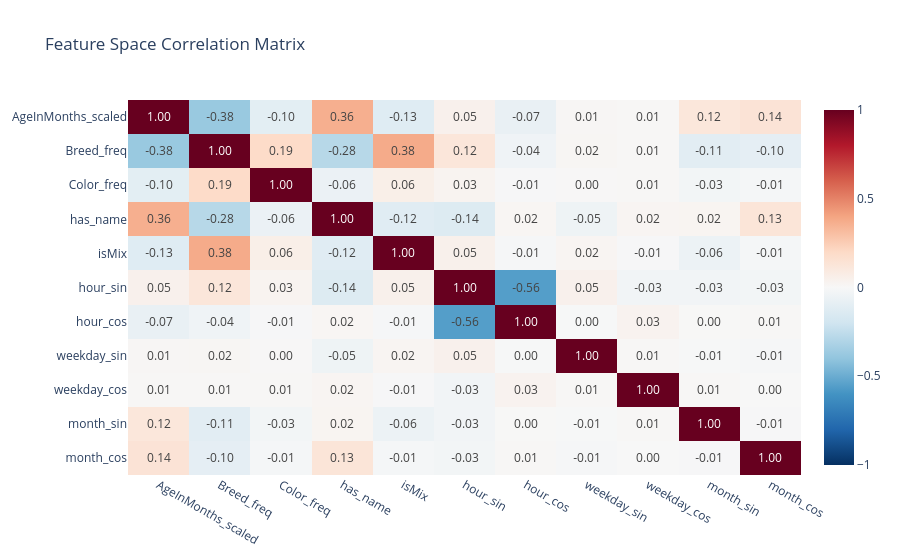

Write notebook code for a chart like this one.
### Code cell
"""
Analyze the final feature space dimensions, compute and visualize the correlation 
matrix of numerical and binary features, and automatically detect highly correlated 
feature pairs to handle potential multicollinearity issues.
"""
# Prepare dataset for correlation (exclude 'fold' and non-numeric columns if any)
df_corr = train_transformed.copy()
if "fold" in df_corr.columns:
  df_corr = df_corr.drop(columns=["fold"])

print("=== FEATURE SPACE DIMENSIONS ===")
print(f"Number of rows (samples): {df_corr.shape[0]}")
print(f"Number of columns (features + target): {df_corr.shape[1]}")
print("\nList of available features:")
for col in df_corr.columns:
  print(f" - {col}")

if "DateTime_hour" in df_corr.columns:
    df_corr['hour_sin'] = np.sin(2 * np.pi * df_corr['DateTime_hour'] / 24)
    df_corr['hour_cos'] = np.cos(2 * np.pi * df_corr['DateTime_hour'] / 24)
    df_corr = df_corr.drop(columns=['DateTime_hour'])

if "DateTime_weekday" in df_corr.columns:
    df_corr['weekday_sin'] = np.sin(2 * np.pi * df_corr['DateTime_weekday'] / 7)
    df_corr['weekday_cos'] = np.cos(2 * np.pi * df_corr['DateTime_weekday'] / 7)
    df_corr = df_corr.drop(columns=['DateTime_weekday'])

if "DateTime_month" in df_corr.columns:
    df_corr['month_sin'] = np.sin(2 * np.pi * df_corr['DateTime_month'] / 12)
    df_corr['month_cos'] = np.cos(2 * np.pi * df_corr['DateTime_month'] / 12)
    df_corr = df_corr.drop(columns=['DateTime_month'])

numeric_cols = df_corr.select_dtypes(include=[np.number]).columns
corr_matrix = df_corr[numeric_cols].corr()

fig_corr = px.imshow(
    corr_matrix,
    text_auto=".2f",
    aspect="auto",
    color_continuous_scale="RdBu_r",
    zmin=-1,
    zmax=1,
    title="Feature Space Correlation Matrix",
)
fig_corr.show()

"""
Identify feature pairs with an absolute correlation coefficient greater than 
a specified threshold (e.g., 0.85) to detect redundant variables.
"""
threshold = 0.85
upper_tri = corr_matrix.where(
    np.triu(np.ones(corr_matrix.shape), k=1).astype(bool)
)

high_corr_pairs = []
for col in upper_tri.columns:
  matches = upper_tri.index[upper_tri[col].abs() > threshold].tolist()
  for row in matches:
    corr_value = upper_tri.loc[row, col]
    high_corr_pairs.append((row, col, corr_value))

print("\n=== MULTICOLLINEARITY CHECK (High Correlations > 0.85) ===")
if high_corr_pairs:
  print(
      f"Found {len(high_corr_pairs)} highly correlated feature pairs (potential"
      " redundancy):"
  )
  for f1, f2, val in high_corr_pairs:
    print(f" - '{f1}' and '{f2}': Correlation = {val:.2f}")
else:
  print(
      "No severe multicollinearity found above the threshold (all feature pairs"
      f" are <= {threshold})."
  )

### Figure 1 — Plotly figure (JSON) as saved in the notebook; plotly's stock layout.template omitted (floating-point values rounded to 4 significant figures)
{"data": [{"coloraxis": "coloraxis", "hovertemplate": "x: %{x}<br>y: %{y}<br>color: %{z}<extra></extra>", "name": "0", "texttemplate": "%{z:.2f}", "type": "heatmap", "x": ["AgeInMonths_scaled", "Breed_freq", "Color_freq", "has_name", "isMix", "hour_sin", "hour_cos", "weekday_sin", "weekday_cos", "month_sin", "month_cos"], "xaxis": "x", "y": ["AgeInMonths_scaled", "Breed_freq", "Color_freq", "has_name", "isMix", "hour_sin", "hour_cos", "weekday_sin", "weekday_cos", "month_sin", "month_cos"], "yaxis": "y", "z": [[1.0, -0.3767, -0.1032, 0.3619, -0.1273, 0.04734, -0.07428, 0.01226, 0.00794, 0.1178, 0.1396], [-0.3767, 1.0, 0.1902, -0.2834, 0.3762, 0.1195, -0.04259, 0.01632, 0.006767, -0.1091, -0.09631], [-0.1032, 0.1902, 1.0, -0.06485, 0.06049, 0.02725, -0.007833, 0.004308, 0.0065, -0.02501, -0.01401], [0.3619, -0.2834, -0.06485, 1.0, -0.1189, -0.1384, 0.01714, -0.04983, 0.02006, 0.02355, 0.1306], [-0.1273, 0.3762, 0.06049, -0.1189, 1.0, 0.04923, -0.009823, 0.02114, -0.007858, -0.05982, -0.01363], [0.04734, 0.1195, 0.02725, -0.1384, 0.04923, 1.0, -0.5557, 0.04728, -0.02997, -0.02944, -0.02546], [-0.07428, -0.04259, -0.007833, 0.01714, -0.009823, -0.5557, 1.0, -0.004493, 0.03435, 0.003421, 0.008546], [0.01226, 0.01632, 0.004308, -0.04983, 0.02114, 0.04728, -0.004493, 1.0, 0.007171, -0.005478, -0.01088], [0.00794, 0.006767, 0.0065, 0.02006, -0.007858, -0.02997, 0.03435, 0.007171, 1.0, 0.009588, -0.001224], [0.1178, -0.1091, -0.02501, 0.02355, -0.05982, -0.02944, 0.003421, -0.005478, 0.009588, 1.0, -0.007483], [0.1396, -0.09631, -0.01401, 0.1306, -0.01363, -0.02546, 0.008546, -0.01088, -0.001224, -0.007483, 1.0]]}], "layout": {"coloraxis": {"autocolorscale": false, "cmax": 1, "cmin": -1, "colorscale": [[0, "rgb(5,48,97)"], [0.1, "rgb(33,102,172)"], [0.2, "rgb(67,147,195)"], [0.3, "rgb(146,197,222)"], [0.4, "rgb(209,229,240)"], [0.5, "rgb(247,247,247)"], [0.6, "rgb(253,219,199)"], [0.7, "rgb(244,165,130)"], [0.8, "rgb(214,96,77)"], [0.9, "rgb(178,24,43)"], [1, "rgb(103,0,31)"]]}, "title": {"text": "Feature Space Correlation Matrix"}, "xaxis": {"anchor": "y", "domain": [0, 1]}, "yaxis": {"anchor": "x", "autorange": "reversed", "domain": [0, 1]}}}
